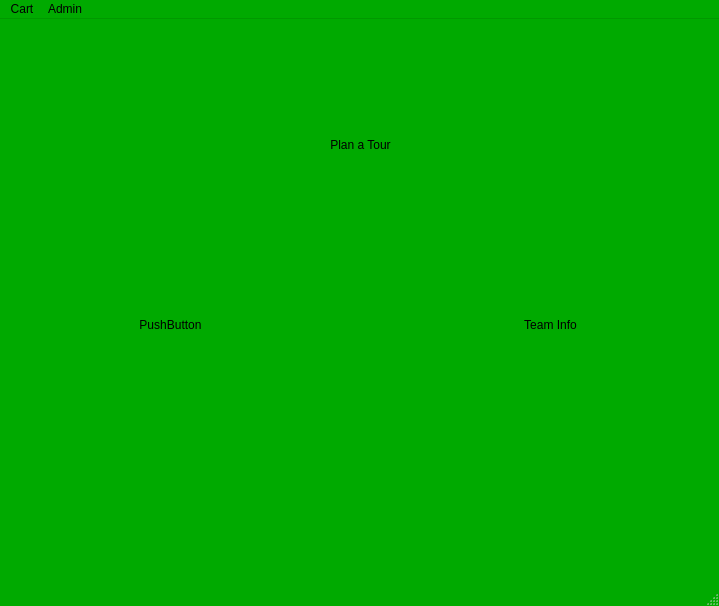
<?xml version="1.0" encoding="UTF-8"?>
<ui version="4.0">
 <class>MainWindow</class>
 <widget class="QMainWindow" name="MainWindow">
  <property name="geometry">
   <rect>
    <x>0</x>
    <y>0</y>
    <width>719</width>
    <height>606</height>
   </rect>
  </property>
  <property name="palette">
   <palette>
    <active>
     <colorrole role="WindowText">
      <brush brushstyle="SolidPattern">
       <color alpha="255">
        <red>0</red>
        <green>0</green>
        <blue>0</blue>
       </color>
      </brush>
     </colorrole>
     <colorrole role="Button">
      <brush brushstyle="SolidPattern">
       <color alpha="255">
        <red>0</red>
        <green>170</green>
        <blue>0</blue>
       </color>
      </brush>
     </colorrole>
     <colorrole role="Light">
      <brush brushstyle="SolidPattern">
       <color alpha="255">
        <red>0</red>
        <green>255</green>
        <blue>0</blue>
       </color>
      </brush>
     </colorrole>
     <colorrole role="Midlight">
      <brush brushstyle="SolidPattern">
       <color alpha="255">
        <red>0</red>
        <green>212</green>
        <blue>0</blue>
       </color>
      </brush>
     </colorrole>
     <colorrole role="Dark">
      <brush brushstyle="SolidPattern">
       <color alpha="255">
        <red>0</red>
        <green>85</green>
        <blue>0</blue>
       </color>
      </brush>
     </colorrole>
     <colorrole role="Mid">
      <brush brushstyle="SolidPattern">
       <color alpha="255">
        <red>0</red>
        <green>113</green>
        <blue>0</blue>
       </color>
      </brush>
     </colorrole>
     <colorrole role="Text">
      <brush brushstyle="SolidPattern">
       <color alpha="255">
        <red>0</red>
        <green>0</green>
        <blue>0</blue>
       </color>
      </brush>
     </colorrole>
     <colorrole role="BrightText">
      <brush brushstyle="SolidPattern">
       <color alpha="255">
        <red>255</red>
        <green>255</green>
        <blue>255</blue>
       </color>
      </brush>
     </colorrole>
     <colorrole role="ButtonText">
      <brush brushstyle="SolidPattern">
       <color alpha="255">
        <red>0</red>
        <green>0</green>
        <blue>0</blue>
       </color>
      </brush>
     </colorrole>
     <colorrole role="Base">
      <brush brushstyle="SolidPattern">
       <color alpha="255">
        <red>255</red>
        <green>255</green>
        <blue>255</blue>
       </color>
      </brush>
     </colorrole>
     <colorrole role="Window">
      <brush brushstyle="SolidPattern">
       <color alpha="255">
        <red>0</red>
        <green>170</green>
        <blue>0</blue>
       </color>
      </brush>
     </colorrole>
     <colorrole role="Shadow">
      <brush brushstyle="SolidPattern">
       <color alpha="255">
        <red>0</red>
        <green>0</green>
        <blue>0</blue>
       </color>
      </brush>
     </colorrole>
     <colorrole role="AlternateBase">
      <brush brushstyle="SolidPattern">
       <color alpha="255">
        <red>127</red>
        <green>212</green>
        <blue>127</blue>
       </color>
      </brush>
     </colorrole>
     <colorrole role="ToolTipBase">
      <brush brushstyle="SolidPattern">
       <color alpha="255">
        <red>255</red>
        <green>255</green>
        <blue>220</blue>
       </color>
      </brush>
     </colorrole>
     <colorrole role="ToolTipText">
      <brush brushstyle="SolidPattern">
       <color alpha="255">
        <red>0</red>
        <green>0</green>
        <blue>0</blue>
       </color>
      </brush>
     </colorrole>
    </active>
    <inactive>
     <colorrole role="WindowText">
      <brush brushstyle="SolidPattern">
       <color alpha="255">
        <red>0</red>
        <green>0</green>
        <blue>0</blue>
       </color>
      </brush>
     </colorrole>
     <colorrole role="Button">
      <brush brushstyle="SolidPattern">
       <color alpha="255">
        <red>0</red>
        <green>170</green>
        <blue>0</blue>
       </color>
      </brush>
     </colorrole>
     <colorrole role="Light">
      <brush brushstyle="SolidPattern">
       <color alpha="255">
        <red>0</red>
        <green>255</green>
        <blue>0</blue>
       </color>
      </brush>
     </colorrole>
     <colorrole role="Midlight">
      <brush brushstyle="SolidPattern">
       <color alpha="255">
        <red>0</red>
        <green>212</green>
        <blue>0</blue>
       </color>
      </brush>
     </colorrole>
     <colorrole role="Dark">
      <brush brushstyle="SolidPattern">
       <color alpha="255">
        <red>0</red>
        <green>85</green>
        <blue>0</blue>
       </color>
      </brush>
     </colorrole>
     <colorrole role="Mid">
      <brush brushstyle="SolidPattern">
       <color alpha="255">
        <red>0</red>
        <green>113</green>
        <blue>0</blue>
       </color>
      </brush>
     </colorrole>
     <colorrole role="Text">
      <brush brushstyle="SolidPattern">
       <color alpha="255">
        <red>0</red>
        <green>0</green>
        <blue>0</blue>
       </color>
      </brush>
     </colorrole>
     <colorrole role="BrightText">
      <brush brushstyle="SolidPattern">
       <color alpha="255">
        <red>255</red>
        <green>255</green>
        <blue>255</blue>
       </color>
      </brush>
     </colorrole>
     <colorrole role="ButtonText">
      <brush brushstyle="SolidPattern">
       <color alpha="255">
        <red>0</red>
        <green>0</green>
        <blue>0</blue>
       </color>
      </brush>
     </colorrole>
     <colorrole role="Base">
      <brush brushstyle="SolidPattern">
       <color alpha="255">
        <red>255</red>
        <green>255</green>
        <blue>255</blue>
       </color>
      </brush>
     </colorrole>
     <colorrole role="Window">
      <brush brushstyle="SolidPattern">
       <color alpha="255">
        <red>0</red>
        <green>170</green>
        <blue>0</blue>
       </color>
      </brush>
     </colorrole>
     <colorrole role="Shadow">
      <brush brushstyle="SolidPattern">
       <color alpha="255">
        <red>0</red>
        <green>0</green>
        <blue>0</blue>
       </color>
      </brush>
     </colorrole>
     <colorrole role="AlternateBase">
      <brush brushstyle="SolidPattern">
       <color alpha="255">
        <red>127</red>
        <green>212</green>
        <blue>127</blue>
       </color>
      </brush>
     </colorrole>
     <colorrole role="ToolTipBase">
      <brush brushstyle="SolidPattern">
       <color alpha="255">
        <red>255</red>
        <green>255</green>
        <blue>220</blue>
       </color>
      </brush>
     </colorrole>
     <colorrole role="ToolTipText">
      <brush brushstyle="SolidPattern">
       <color alpha="255">
        <red>0</red>
        <green>0</green>
        <blue>0</blue>
       </color>
      </brush>
     </colorrole>
    </inactive>
    <disabled>
     <colorrole role="WindowText">
      <brush brushstyle="SolidPattern">
       <color alpha="255">
        <red>0</red>
        <green>85</green>
        <blue>0</blue>
       </color>
      </brush>
     </colorrole>
     <colorrole role="Button">
      <brush brushstyle="SolidPattern">
       <color alpha="255">
        <red>0</red>
        <green>170</green>
        <blue>0</blue>
       </color>
      </brush>
     </colorrole>
     <colorrole role="Light">
      <brush brushstyle="SolidPattern">
       <color alpha="255">
        <red>0</red>
        <green>255</green>
        <blue>0</blue>
       </color>
      </brush>
     </colorrole>
     <colorrole role="Midlight">
      <brush brushstyle="SolidPattern">
       <color alpha="255">
        <red>0</red>
        <green>212</green>
        <blue>0</blue>
       </color>
      </brush>
     </colorrole>
     <colorrole role="Dark">
      <brush brushstyle="SolidPattern">
       <color alpha="255">
        <red>0</red>
        <green>85</green>
        <blue>0</blue>
       </color>
      </brush>
     </colorrole>
     <colorrole role="Mid">
      <brush brushstyle="SolidPattern">
       <color alpha="255">
        <red>0</red>
        <green>113</green>
        <blue>0</blue>
       </color>
      </brush>
     </colorrole>
     <colorrole role="Text">
      <brush brushstyle="SolidPattern">
       <color alpha="255">
        <red>0</red>
        <green>85</green>
        <blue>0</blue>
       </color>
      </brush>
     </colorrole>
     <colorrole role="BrightText">
      <brush brushstyle="SolidPattern">
       <color alpha="255">
        <red>255</red>
        <green>255</green>
        <blue>255</blue>
       </color>
      </brush>
     </colorrole>
     <colorrole role="ButtonText">
      <brush brushstyle="SolidPattern">
       <color alpha="255">
        <red>0</red>
        <green>85</green>
        <blue>0</blue>
       </color>
      </brush>
     </colorrole>
     <colorrole role="Base">
      <brush brushstyle="SolidPattern">
       <color alpha="255">
        <red>0</red>
        <green>170</green>
        <blue>0</blue>
       </color>
      </brush>
     </colorrole>
     <colorrole role="Window">
      <brush brushstyle="SolidPattern">
       <color alpha="255">
        <red>0</red>
        <green>170</green>
        <blue>0</blue>
       </color>
      </brush>
     </colorrole>
     <colorrole role="Shadow">
      <brush brushstyle="SolidPattern">
       <color alpha="255">
        <red>0</red>
        <green>0</green>
        <blue>0</blue>
       </color>
      </brush>
     </colorrole>
     <colorrole role="AlternateBase">
      <brush brushstyle="SolidPattern">
       <color alpha="255">
        <red>0</red>
        <green>170</green>
        <blue>0</blue>
       </color>
      </brush>
     </colorrole>
     <colorrole role="ToolTipBase">
      <brush brushstyle="SolidPattern">
       <color alpha="255">
        <red>255</red>
        <green>255</green>
        <blue>220</blue>
       </color>
      </brush>
     </colorrole>
     <colorrole role="ToolTipText">
      <brush brushstyle="SolidPattern">
       <color alpha="255">
        <red>0</red>
        <green>0</green>
        <blue>0</blue>
       </color>
      </brush>
     </colorrole>
    </disabled>
   </palette>
  </property>
  <property name="windowTitle">
   <string>MainWindow</string>
  </property>
  <widget class="QWidget" name="centralwidget">
   <widget class="QLabel" name="diamondpic">
    <property name="geometry">
     <rect>
      <x>60</x>
      <y>0</y>
      <width>611</width>
      <height>571</height>
     </rect>
    </property>
    <property name="text">
     <string/>
    </property>
    <property name="pixmap">
     <pixmap resource="pics.qrc">:/backgrounds/diamond.png</pixmap>
    </property>
   </widget>
   <widget class="QPushButton" name="pushButton">
    <property name="geometry">
     <rect>
      <x>110</x>
      <y>260</y>
      <width>121</width>
      <height>91</height>
     </rect>
    </property>
    <property name="text">
     <string>PushButton</string>
    </property>
    <property name="flat">
     <bool>true</bool>
    </property>
   </widget>
   <widget class="QPushButton" name="PlanTour">
    <property name="geometry">
     <rect>
      <x>310</x>
      <y>80</y>
      <width>101</width>
      <height>91</height>
     </rect>
    </property>
    <property name="text">
     <string>Plan a Tour</string>
    </property>
    <property name="flat">
     <bool>true</bool>
    </property>
   </widget>
   <widget class="QPushButton" name="TeamInfo">
    <property name="geometry">
     <rect>
      <x>500</x>
      <y>260</y>
      <width>101</width>
      <height>91</height>
     </rect>
    </property>
    <property name="text">
     <string>Team Info</string>
    </property>
    <property name="flat">
     <bool>true</bool>
    </property>
   </widget>
   <widget class="QLabel" name="label">
    <property name="geometry">
     <rect>
      <x>-80</x>
      <y>250</y>
      <width>311</width>
      <height>111</height>
     </rect>
    </property>
    <property name="text">
     <string/>
    </property>
    <property name="pixmap">
     <pixmap resource="pics.qrc">:/buttons/base.png</pixmap>
    </property>
   </widget>
   <widget class="QLabel" name="label_2">
    <property name="geometry">
     <rect>
      <x>300</x>
      <y>250</y>
      <width>311</width>
      <height>111</height>
     </rect>
    </property>
    <property name="text">
     <string/>
    </property>
    <property name="pixmap">
     <pixmap resource="pics.qrc">:/buttons/base.png</pixmap>
    </property>
   </widget>
   <widget class="QLabel" name="label_3">
    <property name="geometry">
     <rect>
      <x>110</x>
      <y>70</y>
      <width>311</width>
      <height>111</height>
     </rect>
    </property>
    <property name="text">
     <string/>
    </property>
    <property name="pixmap">
     <pixmap resource="pics.qrc">:/buttons/base.png</pixmap>
    </property>
   </widget>
   <zorder>diamondpic</zorder>
   <zorder>label</zorder>
   <zorder>label_2</zorder>
   <zorder>label_3</zorder>
   <zorder>TeamInfo</zorder>
   <zorder>PlanTour</zorder>
   <zorder>pushButton</zorder>
  </widget>
  <widget class="QMenuBar" name="menubar">
   <property name="geometry">
    <rect>
     <x>0</x>
     <y>0</y>
     <width>719</width>
     <height>21</height>
    </rect>
   </property>
   <widget class="QMenu" name="menuMenu_Options">
    <property name="title">
     <string>Cart</string>
    </property>
    <addaction name="actionMenu_1"/>
   </widget>
   <widget class="QMenu" name="menuAdmin">
    <property name="title">
     <string>Admin</string>
    </property>
    <addaction name="actionAdmin_Login"/>
   </widget>
   <addaction name="menuMenu_Options"/>
   <addaction name="menuAdmin"/>
  </widget>
  <widget class="QStatusBar" name="statusbar"/>
  <action name="actionMenu_1">
   <property name="text">
    <string>View Cart</string>
   </property>
  </action>
  <action name="actionAdmin_Login">
   <property name="text">
    <string>Admin Login</string>
   </property>
  </action>
 </widget>
 <resources>
  <include location="pics.qrc"/>
 </resources>
 <connections/>
</ui>
